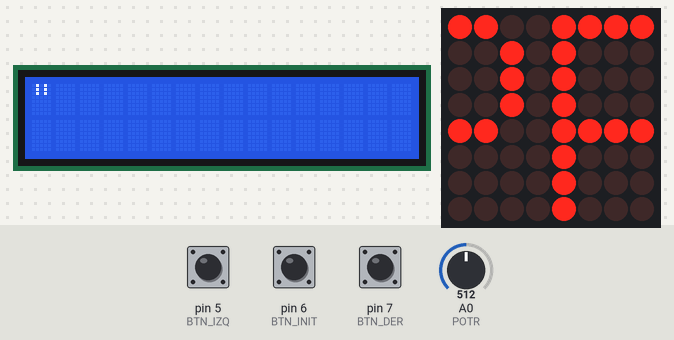
The sketch below on a simulated Arduino Mega 2560, built with avr-gcc and run on an emulated ATmega2560. Shown: 16×2 character LCD, 8×8 LED matrix. Wiring (inferred from the names in the program): character LCD (HD44780): RS pin 46; E pin 41; data pin 45, pin 47, pin 43, pin 44. The inputs (shaded band) are chosen by the test bench; at power-on: A0 (POTR) = 512, pin 7 (BTN_DER) HIGH, pin 5 (BTN_IZQ) HIGH, pin 6 (BTN_INIT) HIGH. What the sketch prints to the serial monitor is not drawn.

Above: at 1.11 s.
1.3 s: A0 (POTR) set to 306
At 2.5 s:
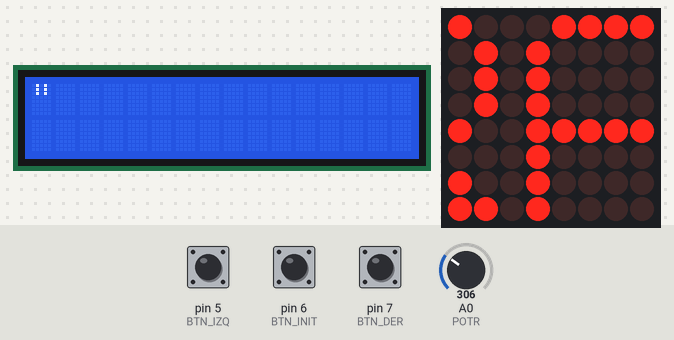
3.7 s: A0 (POTR) set to 295
At 5.68 s:
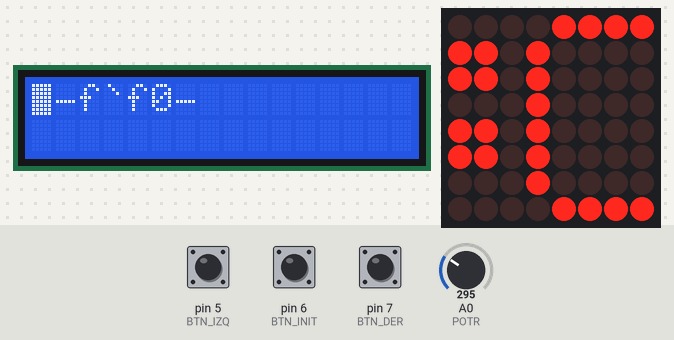
5.7 s: pin 7 (BTN_DER) pulled LOW for 0.15 s
At 6.24 s:
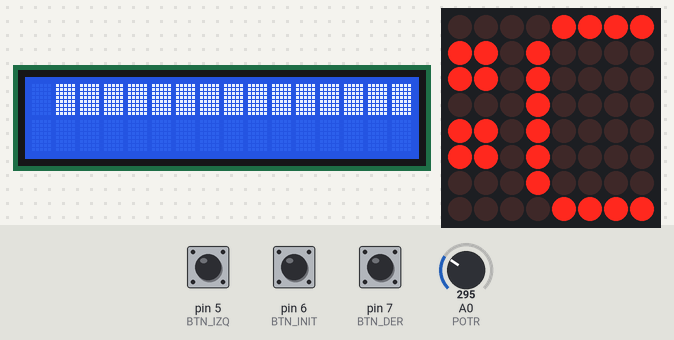
6.4 s: pin 5 (BTN_IZQ) pulled LOW for 0.15 s
7.1 s: pin 6 (BTN_INIT) pulled LOW for 3.2 s
At 10.9 s:
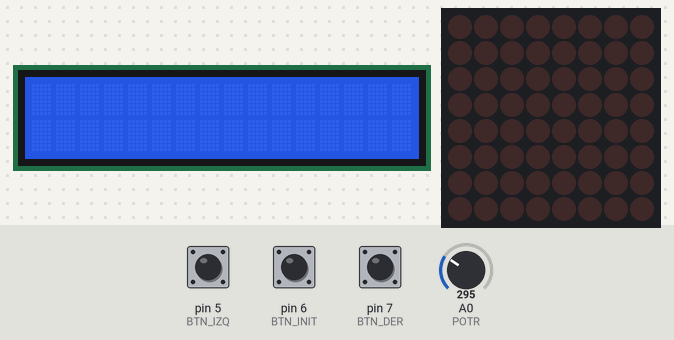
Timing chart, 0 to 12.4 s (numbered marks = the images above; inputs shaded):
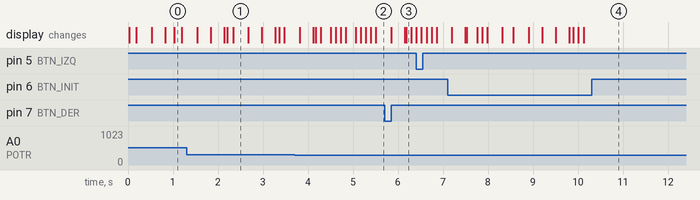

Measured:
- the behaviour switches between 306 and 305 on A0 (POTR) (found by bisection; images 1 and 2)
- after the input at 3.7 s, the display: first differs from a run without the input after 0.42 s (image 2 shows a later state)
- after the input at 5.7 s, the display: first differs from a run without the input after 0.45 s (image 3 shows a later state)
- after the input at 7.1 s, the display: first differs from a run without the input after 3.0 s (image 4)

The sketch:

controllers_test.ino
```cpp
// IMPORTS
#include <LedControl.h>
#include "DualMatrixController.h"
#include "utils.h"
// MATRIX
bool controller_init_matrix = false;
int leftMatrixRowPins[8] = {30,31,32,33,34,35,36,37};
int leftMatrixColumnPins[8] = {40,41,42,43,44,45,46,47};
NoDriverMatrix leftMatrix(leftMatrixRowPins, leftMatrixColumnPins);

//DIN,CLK,LOAD,#Devices
LedControl rightMatrix(11, 13, 10, 1);
DualMatrixController screen(&leftMatrix, &rightMatrix);
unsigned long actualTime = millis();


// Botons to manage all
const int BTN_IZQ = 5;
const int BTN_INIT = 6;
const int BTN_DER = 7;
const int POTR = A0;

int last_btn_left_state = HIGH;
int last_btn_init_state = HIGH;
int last_btn_right_state = HIGH;
// Some variables to manage the configurate mode
unsigned long btn_init_start_time;
bool btn_init_pressed = false;

// Use millis to capture the time, intervals and modes
unsigned long timeMillis;
unsigned long previousMillis = 0;
const long interval = 3000;
const long interval_2 = 2000;
int buttons_mode = 0; // 0 is the first mode to control the text loop, 1 to control the game mode, and 2 the pause / configurate mode

void setup() {
  // put your setup code here, to run once:
  Serial.begin(9600);
  // declare buttons
  pinMode(BTN_IZQ, INPUT_PULLUP);
  pinMode(BTN_INIT, INPUT_PULLUP);
  pinMode(BTN_DER, INPUT_PULLUP);
  // INIT MATRIX
  screen.initMatrix();
  cycleMessageLeft();
}
void move_left_0(){
  if(digitalRead(BTN_IZQ) == LOW && last_btn_left_state == HIGH){
    controller_init_matrix = false;
    Serial.println("Change the move of the loop text from left to right");
  }
}
void move_right_0() {
  if(digitalRead(BTN_DER) == LOW && last_btn_right_state == HIGH){
    controller_init_matrix = true;
    Serial.println("Change the move of the loop text from right to left");
  }
}
void change_init_0(){
  if(digitalRead(BTN_INIT) == LOW){
    // first check in what mode the app is
    if((millis() - previousMillis) >= interval){
      previousMillis = millis(); // capture the time when the mode was changed
      buttons_mode = 1;
      Serial.println("INIT button was changed to game mode");
      Serial.println("Button Middle held for 3 seconds");
      controller_init_matrix = false;
      return true;
    }
  } else {
    previousMillis = millis();
  }
}
void initial_mode() {
  change_init_0();
  move_left_0();
  move_right_0();

  last_btn_left_state = digitalRead(BTN_IZQ);
  last_btn_init_state = digitalRead(BTN_INIT);
  last_btn_right_state = digitalRead(BTN_DER);
}

void move_left_1(){
  if(digitalRead(BTN_IZQ) == LOW && last_btn_left_state == HIGH){
    Serial.println("MOVE TO LEFT!");
  }
}
void move_right_1() {
  if(digitalRead(BTN_DER) == LOW && last_btn_right_state == HIGH){
    Serial.println("MOVE TO RIGHT!");
  }
}

void change_init_1(){
  if(digitalRead(BTN_INIT) == LOW){
    // first check in what mode the app is
    if((millis() - previousMillis) >= interval){
      previousMillis = millis(); // capture the time when the mode was changed
      buttons_mode = 2;
      Serial.println("INIT button was changed to configurate mode");
      Serial.println("Button Middle held for 3 seconds");
      configuration_mode();
    }
  } else {
    previousMillis = millis();
  }
}
void game_mode() {
  screen.initMatrix();
  change_init_1();
  move_left_1();
  move_right_1();
  last_btn_left_state = digitalRead(BTN_IZQ);
  last_btn_init_state = digitalRead(BTN_INIT);
  last_btn_right_state = digitalRead(BTN_DER);
}

void move_left_2(){
  if(digitalRead(BTN_IZQ) == LOW && last_btn_left_state == HIGH){
    Serial.println("SEE REMAINING LIFES");
  }
}
void move_right_2(){
  if(digitalRead(BTN_DER) == LOW && last_btn_right_state == HIGH){
    Serial.println("CHANGE VOLUME");
  }
}
void configuration_mode() {
  while(true){
    if(digitalRead(BTN_INIT) == LOW){

    btn_init_start_time = millis();
    while(digitalRead(BTN_INIT) == LOW){
      //
    }
    unsigned long restTime = millis();

    Serial.println(restTime - btn_init_start_time);
    if((restTime - btn_init_start_time) >= 3000){
      previousMillis = millis(); // capture the time when the mode was changed
      buttons_mode = 0;
      btn_init_pressed = false;
      Serial.println("THE GAME WAS CANCELED!");
      Serial.println("Button Middle held for 3 seconds");
      return;
    }
    else if((restTime - btn_init_start_time) >= 2000){
      previousMillis = millis(); // capture the time when the mode was changed
      buttons_mode = 1;
      btn_init_pressed = false;
      Serial.println("RESUMING GAME!");
      Serial.println("Button Middle held for 2 seconds");
      return;
    }
  }

  move_left_2();
  move_right_2();

  last_btn_left_state = digitalRead(BTN_IZQ);
  last_btn_init_state = digitalRead(BTN_INIT);
  last_btn_right_state = digitalRead(BTN_DER);

  }
}

void mode_0() {
  while(buttons_mode != 1){
    initial_mode();
    screen.setMatrix(resizedMessage);
    if(!controller_init_matrix){
      if (millis() - actualTime > map(analogRead(POTR), 0, 255, 40, 100)) {
        actualTime = millis();
        cycleMessageLeft();
      }
    }else {
      if (millis() - actualTime > map(analogRead(POTR), 0, 255, 40, 100)) {
        actualTime = millis();
        cycleMessageRight();
      }
    }
  }
}


void loop() {
  // put your main code here, to run repeatedly:
  // evaluate the status of the buttons to know in which case we are
  mode_0();
  game_mode();
}
```

DualMatrixController.cpp
```cpp
#include "DualMatrixController.h"

DualMatrixController::DualMatrixController(
    NoDriverMatrix *leftMatrix,
    LedControl *rightMatrix
) {
    this->leftMatrix = leftMatrix;
    this->rightMatrix = rightMatrix;
}

void DualMatrixController::setMatrix(bool matrix[8][16]) {
    bool lf[8][8];
    bool rm[8][8];

    // Split the matrix in two
    for (int i = 0; i < 8; i++) {
        for (int j = 0; j < 8; j++) {
            lf[i][j] = matrix[i][j];
            rm[i][j] = matrix[i][j + 8];
        }
    }

    this->leftMatrix->setMatrix(lf);

    for (int i = 0; i < 8; i++) {
        for (int j = 0; j < 8; j++) {
            this->rightMatrix->setLed(0, i, j, rm[i][j]);
        }
    }

}

void DualMatrixController::initMatrix(void) {
    this->leftMatrix->initMatrix();
    this->rightMatrix->shutdown(0, false);
    this->rightMatrix->setIntensity(0, 8);
    this->rightMatrix->clearDisplay(0);
}

void DualMatrixController::resetMatrix(void) {
    this->leftMatrix->resetMatrix();
    this->rightMatrix->clearDisplay(0);
}
```

DualMatrixController.h
```cpp
#ifndef DualMatrixController_h
#define DualMatrixController_h

#include "Arduino.h"
#include <LedControl.h>

#include "NoDriverMatrix.h"

class DualMatrixController {

    public:
        DualMatrixController(
            NoDriverMatrix *leftMatrix,
            LedControl *rightMatrix
        );

    void setMatrix(bool matrix[8][16]);

    void initMatrix(void);

    void resetMatrix(void);

    private:
        NoDriverMatrix *leftMatrix;
        LedControl *rightMatrix;
};

#endif
```

utils.h
```cpp
#ifndef utils_H
#define utils_H

extern bool fullMessage [8][143];

extern bool resizedMessage [8][16];
extern int currentLeftSideCol;

void cycleMessageLeft();
void computeResizedMessage();
void cycleMessageRight();

#endif
```

NoDriverMatrix.cpp
```cpp
#include "NoDriverMatrix.h"

NoDriverMatrix::NoDriverMatrix(int rp[8], int cp[8]) {
    for(int pin = 0; pin < 8; pin++){
        this->rowPins[pin] = rp[pin];
        this->columnPins[pin] = cp[pin];
    }
}

void NoDriverMatrix::setMatrix(bool matrix[8][8]) {
    for(int row = 0; row < 8; row++){

        // Turn on the row
        digitalWrite(this->rowPins[row], LOW);

        // Turn on the columns
        for(int column = 0; column < 8; column++){

            if(matrix[row][column]){
                digitalWrite(this->columnPins[column], HIGH);
            }
        }

        // Delay
        // TODO: USE MILLIS() INSTEAD OF DELAY()
        delay(MULTIPLEXER_DELAY);

        // Turn off the row
        digitalWrite(this->rowPins[row], HIGH);

        // Turn off the columns
        for(int column = 0; column < 8; column++){
            digitalWrite(this->columnPins[column], LOW);
        }
    }
};

void NoDriverMatrix::initMatrix(){
    for(int pin = 0; pin < 8; pin++){
        pinMode(this->rowPins[pin], OUTPUT);
        pinMode(this->columnPins[pin], OUTPUT);
    }
}

void NoDriverMatrix::resetMatrix(){
    for(int pin = 0; pin < 8; pin++){
        digitalWrite(this->rowPins[pin], LOW);
        digitalWrite(this->columnPins[pin], HIGH);
    }
}
```

NoDriverMatrix.h
```cpp
#ifndef NoDriverMatrix_h
#define NoDriverMatrix_h

#include "Arduino.h"

class NoDriverMatrix {

  public:
    NoDriverMatrix(int rp[8], int cp[8]);

    void setMatrix(bool matrix[8][8]);

    void initMatrix(void);

    void resetMatrix(void);

  private:
    int MULTIPLEXER_DELAY = 1;
    int rowPins[8];
    int columnPins[8];
};

#endif
```

Source omitted: utils.cpp (data table, 3654 bytes)
